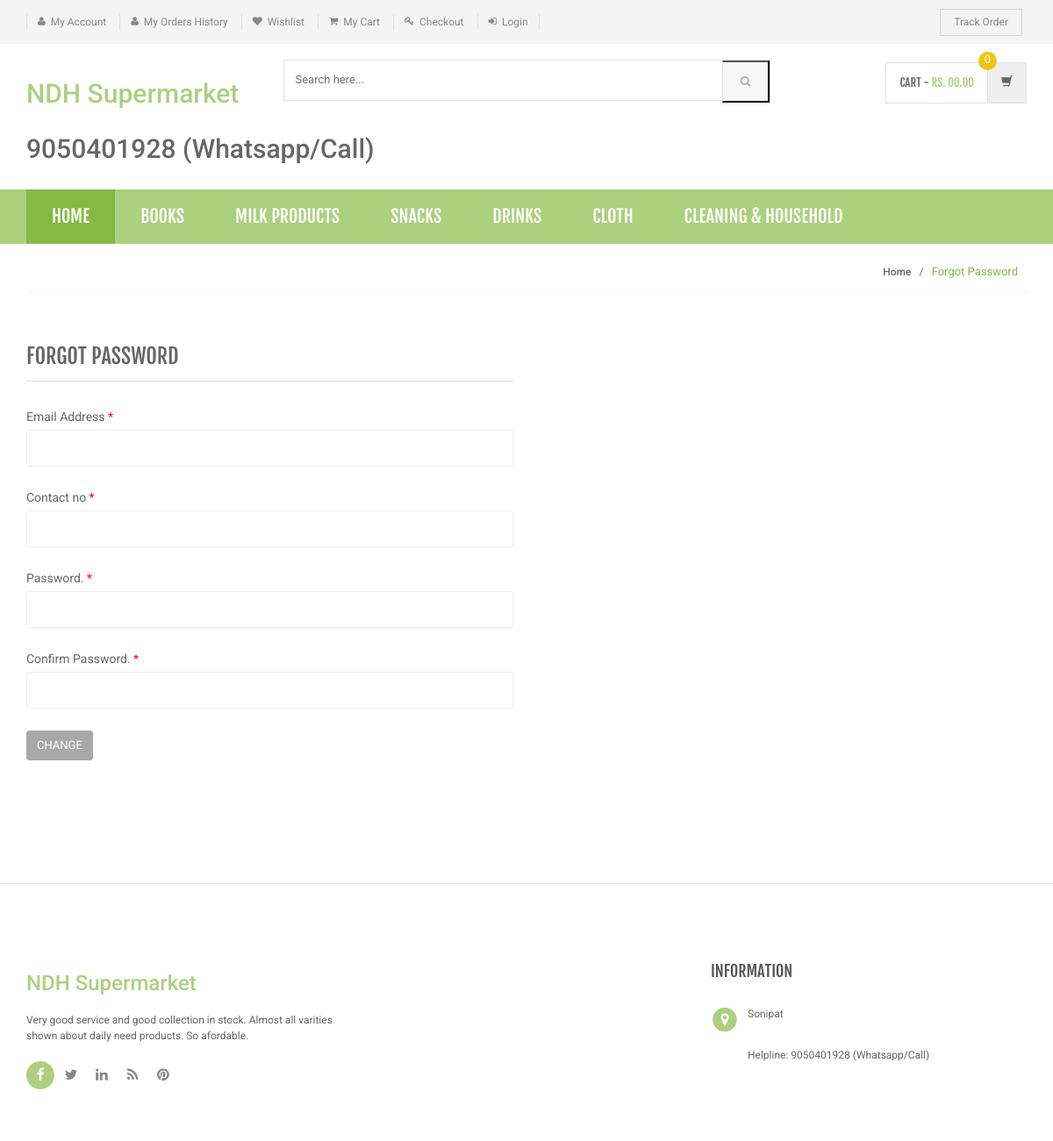
/forgot-password.php, run on the app's committed database.
### tables this page shows
CREATE TABLE `shop_category` (
  `id` int(11) NOT NULL,
  `categoryName` varchar(255) DEFAULT NULL,
  `categoryDescription` longtext DEFAULT NULL,
  `creationDate` timestamp NOT NULL DEFAULT current_timestamp(),
  `updationDate` varchar(255) DEFAULT NULL
);

### includes/menu-bar.php (the view, shortened to what this page needs)
<div class="header-nav animate-dropdown">
    <div class="container">
        <div class="yamm navbar navbar-default" role="navigation">
            <div class="nav-bg-class">
                <div class="navbar-collapse collapse" id="mc-horizontal-menu-collapse">
	<div class="nav-outer">
		<ul class="nav navbar-nav">
			<li class="active dropdown yamm-fw">
				<a href="index.php" data-hover="dropdown" class="dropdown-toggle">Home</a>
			</li>
              <?php
              $sql=mysqli_query($con,"select id,categoryName  from ".PREFIX."category limit 6");
while($row=mysqli_fetch_array($sql))
{
    ?>
			<li class="dropdown yamm">
				<a href="category.php?cid=<?php echo $row['id'];?>"> <?php echo $row['categoryName'];?></a>
			</li>
			<?php } ?>
		</ul>
		<div class="clearfix"></div>
	</div>
</div>
            </div>
        </div>
    </div>
</div>

### assets/css/green.css (style rules this page uses)
a { color: #abd07e; }
.header-style-1 .header-nav { background: #abd07e; }
.cnt-home .header-style-1 .header-nav .navbar .navbar-nav > li.active { background: #84b943; }

### assets/css/lightbox.css (style rules this page uses)
body:after { content: url(../images/close.png) url(../images/loading.gif) url(../images/prev.png) url(../images/next.png); display: none; }

### assets/css/blue.css (style rules this page uses)
a { color: #3498db; }
.header-style-1 .header-nav { background: #3498db; }
.cnt-home .header-style-1 .header-nav .navbar .navbar-nav > li.active { background: #1d6ca1; }

### assets/css/red.css (style rules this page uses)
a { color: #ff6c6c; }
.header-style-1 .header-nav { background: #ff6c6c; }
.cnt-home .header-style-1 .header-nav .navbar .navbar-nav > li.active { background: #ff1a1a; }

### assets/css/orange.css (style rules this page uses)
a { color: #f39c12; }
.header-style-1 .header-nav { background: #f39c12; }
.cnt-home .header-style-1 .header-nav .navbar .navbar-nav > li.active { background: #ab6c09; }

### assets/css/dark-green.css (style rules this page uses)
a { color: #12cca7; }
.header-style-1 .header-nav { background: #12cca7; }
.cnt-home .header-style-1 .header-nav .navbar .navbar-nav > li.active { background: #0b816a; }

### data on the page
shop_category: categoryName "BOOKS"
shop_category: categoryName "MILK PRODUCTS"
shop_category: categoryName "SNACKS"
shop_category: categoryName "DRINKS"
shop_category: categoryName "CLOTH"
shop_category: categoryName "CLEANING & HOUSEHOLD"
